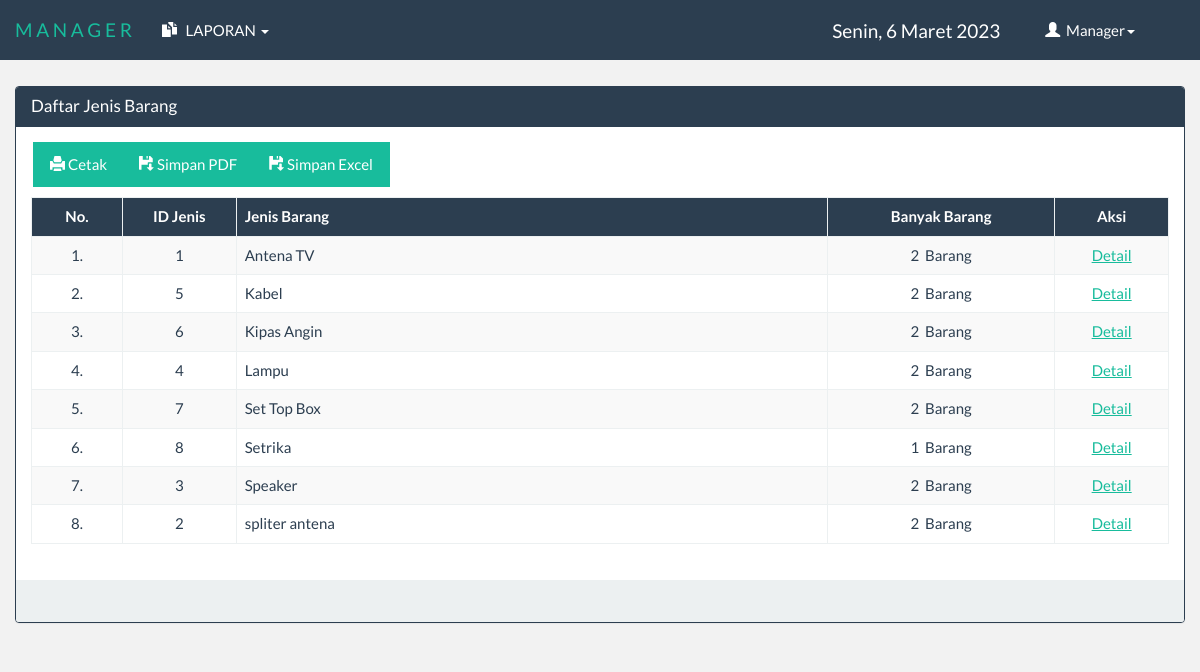
The page /manager/index.php?menu=lapjenisbarang (signed in) on the database its author committed.
### tables this page shows
CREATE TABLE `tbl_jenis` (
  `id_jenis` int(11) NOT NULL,
  `jenis` varchar(25) NOT NULL
);

### library/fungsi.php (called while the page is built, shortened)
<?php
	class oop{
		function tampil($table,$cari,$urut){
			$sql="SELECT * FROM $table $cari $urut";
			$tampil=mysql_query($sql);
			while($data=mysql_fetch_array($tampil))
				$isi[]=$data;
			return @$isi;
		}
	}
?>

### laporan/laporan_jenis.php (the view, shortened to what this page needs)
<?php
	@$table = "tbl_jenis";
?>
<!DOCTYPE html>
<html>
<head>
</head>
<body>
<br><br><br><br>
<div class="container">
	<div class="row">
		<div class="panel panel-primary">
			<div class="panel-heading" style="height:40px;">
				<h3 class="panel-title pull-left">Daftar Jenis Barang</h3>
			</div>
			<div class="panel-body">
				<div class="col-md-12" style="margin-bottom:10px;">
					<div class="col-md-4" style="margin-left:-27px;">
						<div class="input-group">
							<div class="input-group-btn">
								<a href="../laporan/cetak_jenisbarang.php" target="_blank" class="btn btn-success"><div class="glyphicon glyphicon-print"></div>&nbsp;Cetak</a>
								<a href="../laporan/cetak_pdf.php?menu=jenisbarang" target="_blank" class="btn btn-success"><div class="glyphicon glyphicon-floppy-save"></div>&nbsp;Simpan PDF</a>
								<a href="../laporan/cetak_exceljenis.php" target="_blank" class="btn btn-success"><div class="glyphicon glyphicon-floppy-save"></div>&nbsp;Simpan Excel</a>
							</div>
						</div>
					</div>
				</div>
				<table class="table table-bordered table-hover table-striped">
					<thead>
						<tr id="pri">
							<th width="8%"><center>No.</center></th>
							<th width="10%"><center>ID Jenis</center></th>
							<th>Jenis Barang</th>
							<th width="20%"><center>Banyak Barang<center></th>
							<th width="10%"><center>Aksi</center></th>
						</tr>
					</thead>
					<tbody>
						<?php
							$sql = $aksi->tampil($table,"","ORDER BY jenis ASC");
							@$no = 0;
							if ($sql =="") {
								echo "<tr><td align='center' colspan='5'>Data Tidak Ada</td></tr>";
							}else{
								foreach ($sql as $data) {
									$no++;
									@$kd = $data['id_jenis'];
								@$jml = mysql_num_rows(mysql_query("SELECT * FROM tbl_barang WHERE id_jenis = '$kd'"));
						?>
							<tr>
								<td align="center"><?php echo $no; ?>.</td>
								<td align="center"><?php echo $data['id_jenis']; ?></td>
								<td><?php echo $data['jenis']; ?></td>
								<td align="center"><?php echo $jml; ?>  &nbsp;Barang</td>
								<td align="center">
<a href="#" data-toggle="modal" data-target="#<?php echo $kd ?>"><?php if($jml > 0){echo "Detail";} ?></a>
								</td>
							</tr>
						<?php } } ?>
					</tbody>
				</table>
			</div>
			<div class="panel-footer">&nbsp;</div>
		</div>
	</div>
</div>
</body>
</html>

### manager/index.php (shortened to what this page needs)
<?php
	include "../library/fungsi.php";
	@$aksi = new oop();
	@$home = "../index.php";
	@$tipe = "1";
	$aksi->ceklogin($home,$tipe);
?>
<!DOCTYPE html>
<html>
<head>
    <link rel="stylesheet" type="text/css" href="../css/bootstrap.css">
    <link rel="stylesheet" type="text/css" href="../css/style.css">
    <link rel="stylesheet" href="../fonts/glyphicons-halflings-regular.svg">
</head>
<body>
	<nav class="navbar navbar-default navbar-fixed-top" role="navigation">
		<div class="navbar-header">
			<a class="navbar-brand" href="index.php">M A N A G E R</a>
		</div>
		<div class="navbar-collapse collaspse">
			<ul class="nav navbar-nav">
				<li class="dropdown" id="hov">
					<a class="dropdown-toggle" data-toggle="dropdown" href="#" id="laporan"><div class="glyphicon glyphicon-duplicate"></div>&nbsp;&nbsp; LAPORAN <span class="caret"></span>
					</a>
				</li>
			</ul>
			<ul class="nav navbar-nav navbar-right" style="margin-right:50px;">
				<li class="dropdown" id="hov">
					<a class="dropdown-toggle" data-toggle="dropdown" href="#" id="akun"><div class="glyphicon glyphicon-user"></div>&nbsp;&nbsp;<?php echo $_SESSION['nama']; ?><span class="caret"></span></a>
				</li>
			</ul>
			<ul class="nav navbar-nav navbar-right">
				<li>
					<h4><a style="text-decoration:none;color:white;margin-right:30px;margin-top:10px;" class="nav navbar-nav navbar-right">
					</a></h4>
				</li>
			</ul>
		</div>
	</nav>
	<?php
		switch (@$_GET['menu']) {
			case 'lapjenisbarang':include '../laporan/laporan_jenis.php';break;
		}
	?>
</body>
</html>

### css/style.css (style rules this page uses)
#pri { background-color: #2c3e50; color: white; }

### manager/index.php (style rules this page uses)
body { background-color: rgba(0, 0, 0, 0.05); }

### rows shown on the page
tbl_jenis: id_jenis "1", jenis "Antena TV", jml "2"
tbl_jenis: id_jenis "5", jenis "Kabel", jml "2"
tbl_jenis: id_jenis "6", jenis "Kipas Angin", jml "2"
tbl_jenis: id_jenis "4", jenis "Lampu", jml "2"
tbl_jenis: id_jenis "7", jenis "Set Top Box", jml "2"
tbl_jenis: id_jenis "8", jenis "Setrika", jml "1"
tbl_jenis: id_jenis "3", jenis "Speaker", jml "2"
tbl_jenis: id_jenis "2", jenis "spliter antena", jml "2"

### other values the page prints
$_SESSION['nama'] "Manager"
